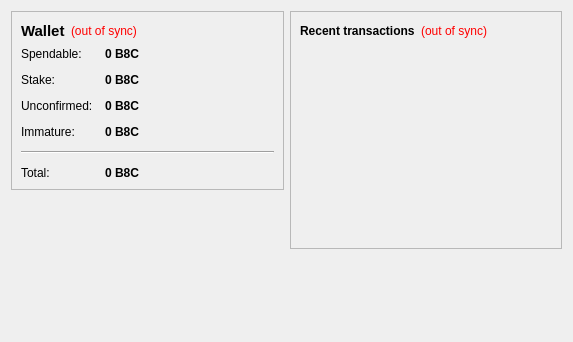
<?xml version="1.0" encoding="UTF-8"?>
<ui version="4.0">
 <class>OverviewPage</class>
 <widget class="QWidget" name="OverviewPage">
  <property name="geometry">
   <rect>
    <x>0</x>
    <y>0</y>
    <width>573</width>
    <height>342</height>
   </rect>
  </property>
  <property name="windowTitle">
   <string>Form</string>
  </property>
  <layout class="QHBoxLayout" name="horizontalLayout" stretch="1,1">
   <item>
    <layout class="QVBoxLayout" name="verticalLayout_2">
     <item>
      <widget class="QFrame" name="frame">
       <property name="frameShape">
        <enum>QFrame::StyledPanel</enum>
       </property>
       <property name="frameShadow">
        <enum>QFrame::Raised</enum>
       </property>
       <layout class="QVBoxLayout" name="verticalLayout_4">
        <item>
         <layout class="QHBoxLayout" name="horizontalLayout_4">
          <item>
           <widget class="QLabel" name="label_5">
            <property name="font">
             <font>
              <pointsize>11</pointsize>
              <weight>75</weight>
              <bold>true</bold>
             </font>
            </property>
            <property name="text">
             <string>Wallet</string>
            </property>
           </widget>
          </item>
          <item>
           <widget class="QLabel" name="labelWalletStatus">
            <property name="toolTip">
             <string>The displayed information may be out of date. Your wallet automatically synchronizes with the BigdataCash network after a connection is established, but this process has not completed yet.</string>
            </property>
            <property name="styleSheet">
             <string notr="true">QLabel { color: red; }</string>
            </property>
            <property name="text">
             <string notr="true">(out of sync)</string>
            </property>
            <property name="alignment">
             <set>Qt::AlignLeading|Qt::AlignLeft|Qt::AlignVCenter</set>
            </property>
           </widget>
          </item>
          <item>
           <spacer name="horizontalSpacer_2">
            <property name="orientation">
             <enum>Qt::Horizontal</enum>
            </property>
            <property name="sizeHint" stdset="0">
             <size>
              <width>40</width>
              <height>20</height>
             </size>
            </property>
           </spacer>
          </item>
         </layout>
        </item>
        <item>
         <layout class="QFormLayout" name="formLayout_2">
          <property name="fieldGrowthPolicy">
           <enum>QFormLayout::AllNonFixedFieldsGrow</enum>
          </property>
          <property name="horizontalSpacing">
           <number>12</number>
          </property>
          <property name="verticalSpacing">
           <number>12</number>
          </property>
          <item row="0" column="0">
           <widget class="QLabel" name="label">
            <property name="text">
             <string>Spendable:</string>
            </property>
           </widget>
          </item>
          <item row="0" column="1">
           <widget class="QLabel" name="labelBalance">
            <property name="font">
             <font>
              <weight>75</weight>
              <bold>true</bold>
             </font>
            </property>
            <property name="cursor">
             <cursorShape>IBeamCursor</cursorShape>
            </property>
            <property name="toolTip">
             <string>Your current spendable balance</string>
            </property>
            <property name="text">
             <string notr="true">0 B8C</string>
            </property>
            <property name="textInteractionFlags">
             <set>Qt::LinksAccessibleByMouse|Qt::TextSelectableByKeyboard|Qt::TextSelectableByMouse</set>
            </property>
           </widget>
          </item>
          <item row="1" column="0">
           <widget class="QLabel" name="label_6">
            <property name="text">
             <string>Stake:</string>
            </property>
           </widget>
          </item>
          <item row="1" column="1">
           <widget class="QLabel" name="labelStake">
            <property name="font">
             <font>
              <weight>75</weight>
              <bold>true</bold>
             </font>
            </property>
            <property name="cursor">
             <cursorShape>IBeamCursor</cursorShape>
            </property>
            <property name="toolTip">
             <string>Total of coins that was staked, and do not yet count toward the current balance</string>
            </property>
            <property name="text">
             <string notr="true">0 B8C</string>
            </property>
            <property name="textInteractionFlags">
             <set>Qt::LinksAccessibleByMouse|Qt::TextSelectableByKeyboard|Qt::TextSelectableByMouse</set>
            </property>
           </widget>
          </item>
          <item row="2" column="0">
           <widget class="QLabel" name="label_3">
            <property name="text">
             <string>Unconfirmed:</string>
            </property>
           </widget>
          </item>
          <item row="2" column="1">
           <widget class="QLabel" name="labelUnconfirmed">
            <property name="font">
             <font>
              <weight>75</weight>
              <bold>true</bold>
             </font>
            </property>
            <property name="cursor">
             <cursorShape>IBeamCursor</cursorShape>
            </property>
            <property name="toolTip">
             <string>Total of transactions that have yet to be confirmed, and do not yet count toward the current balance</string>
            </property>
            <property name="text">
             <string notr="true">0 B8C</string>
            </property>
            <property name="textInteractionFlags">
             <set>Qt::LinksAccessibleByMouse|Qt::TextSelectableByKeyboard|Qt::TextSelectableByMouse</set>
            </property>
           </widget>
          </item>
          <item row="3" column="0">
           <widget class="QLabel" name="labelImmatureText">
            <property name="text">
             <string>Immature:</string>
            </property>
           </widget>
          </item>
          <item row="3" column="1">
           <widget class="QLabel" name="labelImmature">
            <property name="font">
             <font>
              <weight>75</weight>
              <bold>true</bold>
             </font>
            </property>
            <property name="toolTip">
             <string>Mined balance that has not yet matured</string>
            </property>
            <property name="text">
             <string notr="true">0 B8C</string>
            </property>
            <property name="textInteractionFlags">
             <set>Qt::LinksAccessibleByMouse|Qt::TextSelectableByKeyboard|Qt::TextSelectableByMouse</set>
            </property>
           </widget>
          </item>
          <item row="4" column="0" colspan="2">
           <widget class="Line" name="line">
            <property name="orientation">
             <enum>Qt::Horizontal</enum>
            </property>
           </widget>
          </item>
          <item row="5" column="0">
           <widget class="QLabel" name="labelTotalText">
            <property name="text">
             <string>Total:</string>
            </property>
           </widget>
          </item>
          <item row="5" column="1">
           <widget class="QLabel" name="labelTotal">
            <property name="font">
             <font>
              <weight>75</weight>
              <bold>true</bold>
             </font>
            </property>
            <property name="cursor">
             <cursorShape>IBeamCursor</cursorShape>
            </property>
            <property name="toolTip">
             <string>Your current total balance</string>
            </property>
            <property name="text">
             <string notr="true">0 B8C</string>
            </property>
            <property name="textInteractionFlags">
             <set>Qt::LinksAccessibleByMouse|Qt::TextSelectableByKeyboard|Qt::TextSelectableByMouse</set>
            </property>
           </widget>
          </item>
         </layout>
        </item>
       </layout>
      </widget>
     </item>
     <item>
      <spacer name="verticalSpacer">
       <property name="orientation">
        <enum>Qt::Vertical</enum>
       </property>
       <property name="sizeHint" stdset="0">
        <size>
         <width>20</width>
         <height>40</height>
        </size>
       </property>
      </spacer>
     </item>
    </layout>
   </item>
   <item>
    <layout class="QVBoxLayout" name="verticalLayout_3">
     <item>
      <widget class="QFrame" name="frame_2">
       <property name="frameShape">
        <enum>QFrame::StyledPanel</enum>
       </property>
       <property name="frameShadow">
        <enum>QFrame::Raised</enum>
       </property>
       <layout class="QVBoxLayout" name="verticalLayout">
        <item>
         <layout class="QHBoxLayout" name="horizontalLayout_2">
          <item>
           <widget class="QLabel" name="label_4">
            <property name="text">
             <string>&lt;b&gt;Recent transactions&lt;/b&gt;</string>
            </property>
           </widget>
          </item>
          <item>
           <widget class="QLabel" name="labelTransactionsStatus">
            <property name="toolTip">
             <string>The displayed information may be out of date. Your wallet automatically synchronizes with the BigdataCash network after a connection is established, but this process has not completed yet.</string>
            </property>
            <property name="styleSheet">
             <string notr="true">QLabel { color: red; }</string>
            </property>
            <property name="text">
             <string notr="true">(out of sync)</string>
            </property>
            <property name="alignment">
             <set>Qt::AlignRight|Qt::AlignTrailing|Qt::AlignVCenter</set>
            </property>
           </widget>
          </item>
          <item>
           <spacer name="horizontalSpacer">
            <property name="orientation">
             <enum>Qt::Horizontal</enum>
            </property>
            <property name="sizeHint" stdset="0">
             <size>
              <width>40</width>
              <height>20</height>
             </size>
            </property>
           </spacer>
          </item>
         </layout>
        </item>
        <item>
         <widget class="QListView" name="listTransactions">
          <property name="styleSheet">
           <string notr="true">QListView { background: transparent; }</string>
          </property>
          <property name="frameShape">
           <enum>QFrame::NoFrame</enum>
          </property>
          <property name="verticalScrollBarPolicy">
           <enum>Qt::ScrollBarAlwaysOff</enum>
          </property>
          <property name="horizontalScrollBarPolicy">
           <enum>Qt::ScrollBarAlwaysOff</enum>
          </property>
          <property name="selectionMode">
           <enum>QAbstractItemView::NoSelection</enum>
          </property>
         </widget>
        </item>
       </layout>
      </widget>
     </item>
     <item>
      <spacer name="verticalSpacer_2">
       <property name="orientation">
        <enum>Qt::Vertical</enum>
       </property>
       <property name="sizeHint" stdset="0">
        <size>
         <width>20</width>
         <height>40</height>
        </size>
       </property>
      </spacer>
     </item>
    </layout>
   </item>
  </layout>
 </widget>
 <resources/>
 <connections/>
</ui>
